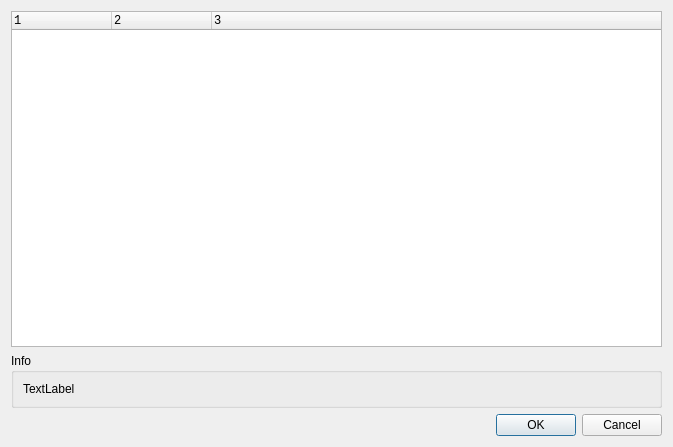
<?xml version="1.0" encoding="UTF-8"?>
<ui version="4.0">
 <class>dlgMemoryMap</class>
 <widget class="QDialog" name="dlgMemoryMap">
  <property name="geometry">
   <rect>
    <x>0</x>
    <y>0</y>
    <width>673</width>
    <height>447</height>
   </rect>
  </property>
  <property name="windowTitle">
   <string>Dialog</string>
  </property>
  <layout class="QVBoxLayout" name="verticalLayout">
   <item>
    <widget class="QTreeWidget" name="treeWidget">
     <property name="font">
      <font>
       <family>Lucida Console</family>
      </font>
     </property>
     <property name="columnCount">
      <number>3</number>
     </property>
     <column>
      <property name="text">
       <string notr="true">1</string>
      </property>
     </column>
     <column>
      <property name="text">
       <string notr="true">2</string>
      </property>
     </column>
     <column>
      <property name="text">
       <string notr="true">3</string>
      </property>
     </column>
    </widget>
   </item>
   <item>
    <widget class="QGroupBox" name="gboxInfo">
     <property name="title">
      <string>Info</string>
     </property>
     <layout class="QHBoxLayout" name="horizontalLayout">
      <item>
       <widget class="QLabel" name="lblInfo">
        <property name="text">
         <string>TextLabel</string>
        </property>
       </widget>
      </item>
     </layout>
    </widget>
   </item>
   <item>
    <widget class="QDialogButtonBox" name="buttonBox">
     <property name="orientation">
      <enum>Qt::Horizontal</enum>
     </property>
     <property name="standardButtons">
      <set>QDialogButtonBox::Cancel|QDialogButtonBox::Ok</set>
     </property>
    </widget>
   </item>
  </layout>
 </widget>
 <resources/>
 <connections>
  <connection>
   <sender>buttonBox</sender>
   <signal>accepted()</signal>
   <receiver>dlgMemoryMap</receiver>
   <slot>accept()</slot>
   <hints>
    <hint type="sourcelabel">
     <x>248</x>
     <y>254</y>
    </hint>
    <hint type="destinationlabel">
     <x>157</x>
     <y>274</y>
    </hint>
   </hints>
  </connection>
  <connection>
   <sender>buttonBox</sender>
   <signal>rejected()</signal>
   <receiver>dlgMemoryMap</receiver>
   <slot>reject()</slot>
   <hints>
    <hint type="sourcelabel">
     <x>316</x>
     <y>260</y>
    </hint>
    <hint type="destinationlabel">
     <x>286</x>
     <y>274</y>
    </hint>
   </hints>
  </connection>
 </connections>
</ui>
